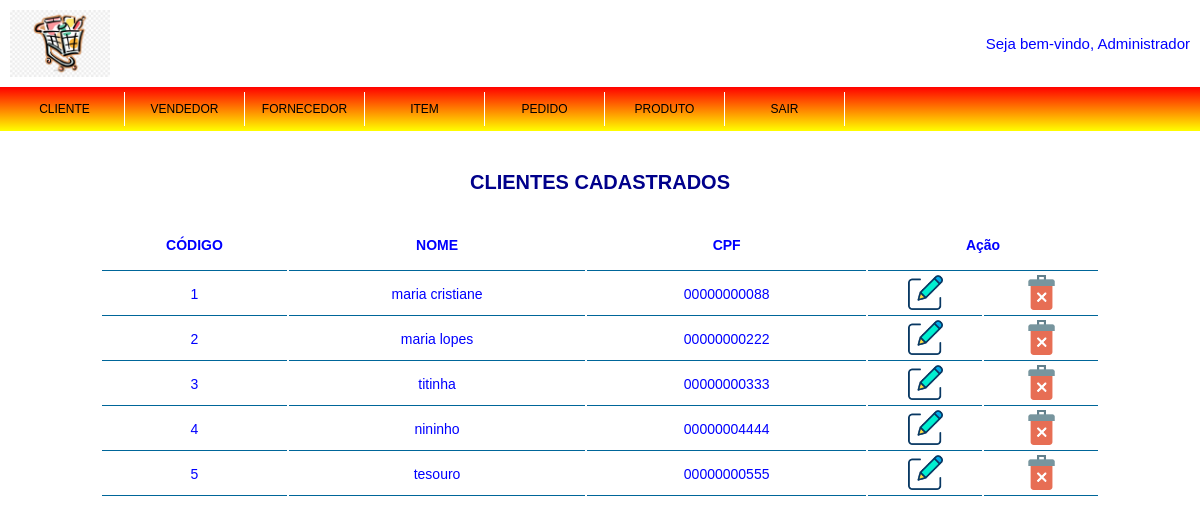
Page /admin/cliente/exibir.php (signed in) on the committed database.
### tables this page shows
CREATE TABLE `cliente` (
  `codigo_cliente` int(11) NOT NULL,
  `nome` varchar(50) NOT NULL,
  `cpf` bigint(11) UNSIGNED ZEROFILL NOT NULL
);

### admin/cliente/exibir.php (the view)
<?php require('../topo_admin.php');
	require('../../conexao.php');
	$select_cliente = mysqli_query($conexao, "SELECT * FROM cliente ORDER BY codigo_cliente ASC");
		if (mysqli_num_rows($select_cliente) > 0) {
			$dados_cliente = mysqli_fetch_assoc($select_cliente);
		} else {
			echo "<script> alert ('NÃO EXISTEM CLIENTES CADASTRADOS!');</script>";
			echo "<script> window.location.href='$url_admin/cliente';</script>";
		}
?>
		<div class="estila_tabela">
			<div><h1>CLIENTES CADASTRADOS</h1></div>
				<table>
					<tr class="tabela_cabecalho">
						<td>CÓDIGO</td>
						<td>NOME</td>
						<td>CPF</td>
						<td colspan="2">Ação</td>
					</tr>
				<?php do{
					?>
					<tr>
						<td><?php echo $dados_cliente['codigo_cliente'];?></td>
						<td><?php echo $dados_cliente['nome'];?></td>
						<td><?php echo $dados_cliente['cpf'];?></td>
						<td>
							<a href="editar.php?codigo_cliente=<?php echo $dados_cliente['codigo_cliente'];?>">
								<img src="../../img/editar.png" class="botao_acao" title="Editar">
							</a>
						</td>
						<td>
							<a href="javascript:func()" onclick="confirmar_exclusao('<?php echo $dados_cliente['codigo_cliente'];?>')">
								<img src="../../img/excluir.png" class="botao_acao" title="Excluir">
							</a>
						</td>
					</tr>
				<?php }while ($dados_cliente = mysqli_fetch_assoc($select_cliente));?>
				</table>
		</div>
</body>
</html>

### css/estilo.css (style rules this page uses)
* { margin: 0; padding: 0; font-family: Arial, Helvetica, sans-serif; color: blue; }
html { font-size: 62.5%; }
h1 { font-size: 4rem; margin-bottom: 2.5rem; color: #00008B; text-align: center; }
.estila_tabela { width: 1000px; margin: 4rem auto; }
.estila_tabela > div > h1 { font-size: 2rem; }
table { width: 100%; }
.tabela_cabecalho { font-weight: 600; height: 5rem; }
td { font-size: 1.4rem; border-bottom: 1px solid #069; text-align: center; }
.botao_acao { width: 35px; clienter:pointer; margin-top: 0.2rem; margin-bottom: 0.2rem; }

### rows in the picture
cliente: codigo_cliente "1", nome "maria cristiane", cpf "00000000088"
cliente: codigo_cliente "2", nome "maria lopes", cpf "00000000222"
cliente: codigo_cliente "3", nome "titinha", cpf "00000000333"
cliente: codigo_cliente "4", nome "nininho", cpf "00000004444"
cliente: codigo_cliente "5", nome "tesouro", cpf "00000000555"

### other values in the picture
$_SESSION['nome_completo_login'] "Administrador"
